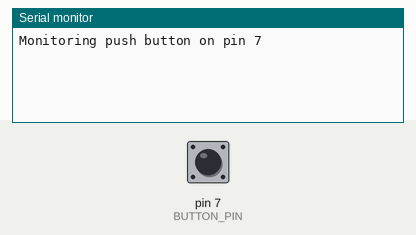
The sketch below on a simulated Arduino Uno, built with avr-gcc and run on an emulated ATmega328P. Shown: the last lines printed to the serial monitor. Inputs (shaded band) come from the test bench; at power-on: pin 7 (BUTTON_PIN) HIGH.

Above: at 1.2 s.
1.3 s: pin 7 (BUTTON_PIN) pulled LOW for 0.15 s
At 1.43 s:
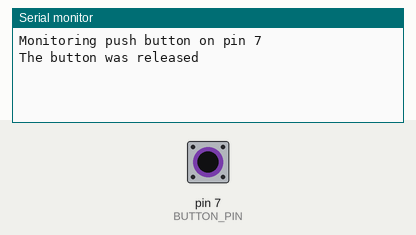
At 2.5 s:
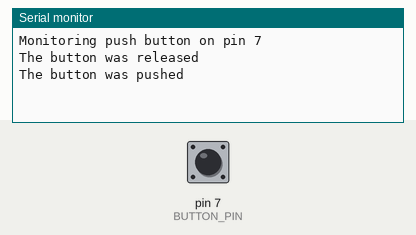

The sketch:

Push_Button_Monitor.ino
```cpp
/*
  Push Button Monitor
  Monitors a momentary push button and
  detects when it was pushed.

  Daniel Porrey
  Snap Circuits - Push Button Monitor
  https://www.hackster.io/porrey/sc-pushbuttonmonitor

*/

// ***
// *** Specifies the pin on which the button is connected.
// ***
#define BUTTON_PIN 7

// ***
// *** Specifies the amount of time (in milliseconds)
// *** to pause between readings.
// ***
#define DEBOUNCE_TIME 50

int _previousValue = 0;

// ***
// *** The setup function runs once when you press
// *** reset or power the board.
// ***
void setup()
{
  // ***
  // *** Display the pin number
  // ***
  Serial.begin(115200);
  Serial.print("Monitoring push button on pin ");
  Serial.println(BUTTON_PIN);

  // ***
  // *** Initialize the digital pin for input.
  // ***
  pinMode(BUTTON_PIN, INPUT);

  // ***
  // *** Get the current value of the pin
  // ***
  _previousValue = digitalRead(BUTTON_PIN);
}

// ***
// *** The loop function runs over
// *** and over again forever.
// ***
void loop()
{
  // ***
  // *** Read the current value from the pin
  // ***
  int currentValue = digitalRead(BUTTON_PIN);

  // ***
  // *** Display a message if the button state
  // *** has changed.
  // ***
  if (_previousValue != currentValue)
  {
    if (currentValue == HIGH)
    {
      // ***
      // *** The button is down
      // ***
      Serial.println("The button was pushed");
    }
    else
    {
      // ***
      // *** The button is up
      // ***
      Serial.println("The button was released");
    }

    // ***
    // *** Store the new button state
    // ***
    _previousValue = currentValue;
  }

  // ***
  // *** Pause for something called "debounce". This prevents
  // *** the switch from firing multiple events while it is
  // *** going down or while going up.
  // ***
  delay(DEBOUNCE_TIME);
}
```

Measured:
- after the input at 1.3 s, the serial monitor: prints a new line at once (image 1)
